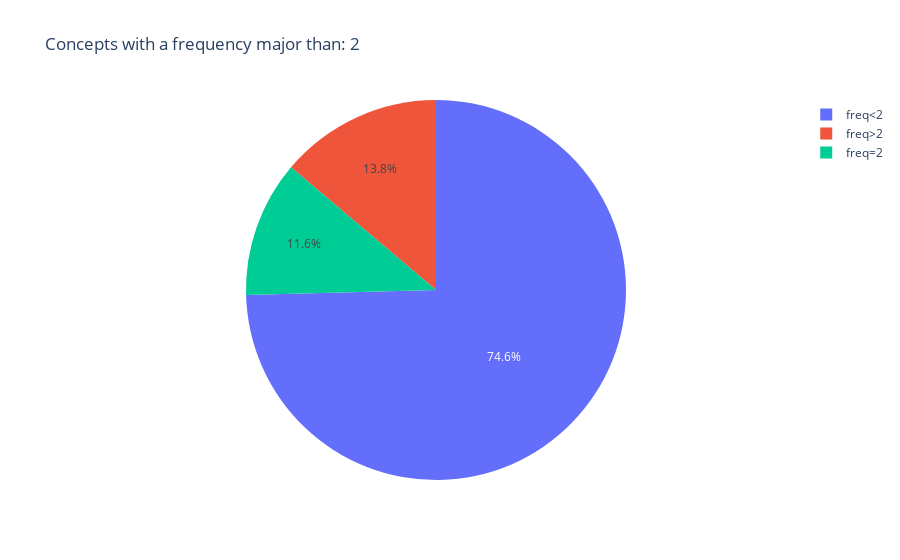

Notebook source saved alongside this figure:
### Markdown cell above
### 3.3 Concepts frequency

It is useful to look at how many concepts appear more than once in our dataset. As you'll discovert, is often the case that only a subset of concepts appear more than once. That is because documents tend to be highly specialised hence a large number of extracted noun phrases aren't very common.

By looking at this basic frequency statistics we can determine a useful **frequency threshold** for our analysis - ie to screen out concepts that are not representative of the overall dataset we have. 

Tip: change the value of `THRESHOLD` to explore the data.

### Code cell
THRESHOLD = 2

df = pd.DataFrame({
    'type': [f'freq<{THRESHOLD}', 
             f'freq={THRESHOLD}',
             f'freq>{THRESHOLD}'] ,
    'count': [concepts_unique.query(f"frequency < {THRESHOLD}")['concept'].count(), 
              concepts_unique.query(f"frequency == {THRESHOLD}")['concept'].count(), 
              concepts_unique.query(f"frequency > {THRESHOLD}")['concept'].count()]
             })

px.pie(df, 
       names='type', values="count", 
      title = f"Concepts with a frequency major than: {THRESHOLD}")

### Figure 1 — Plotly figure (JSON) as saved in the notebook; plotly's stock layout.template omitted (floating-point values rounded to 4 significant figures)
{"data": [{"domain": {"x": [0, 1], "y": [0, 1]}, "hovertemplate": "type=%{label}<br>count=%{value}<extra></extra>", "labels": ["freq<2", "freq=2", "freq>2"], "legendgroup": "", "name": "", "showlegend": true, "type": "pie", "values": [65296, 10159, 12101]}], "layout": {"autosize": true, "legend": {"tracegroupgap": 0}, "title": {"text": "Concepts with a frequency major than: 2"}}}
